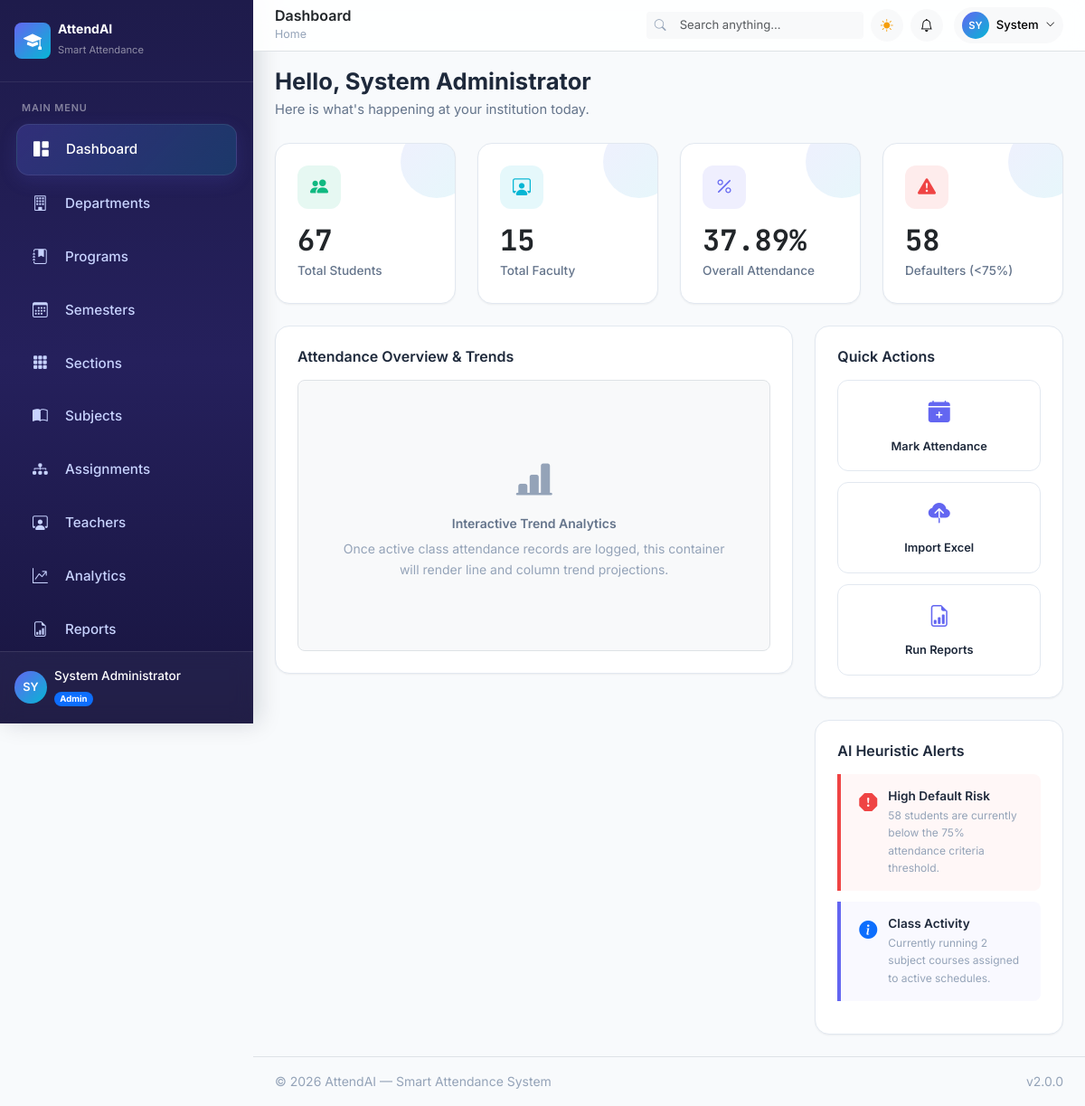
The page /admin/dashboard (signed in) on the database its author committed.
### app/models/user.py (models this page shows, shortened)
class User(UserMixin, db.Model):
    __tablename__ = 'users'
    id = db.Column(db.Integer, primary_key=True)
    email = db.Column(db.String(120), unique=True, nullable=False, index=True)
    password_hash = db.Column(db.String(256), nullable=False)
    full_name = db.Column(db.String(100), nullable=False)
    phone = db.Column(db.String(20), nullable=True)
    avatar = db.Column(db.String(255), nullable=True)
    role = db.Column(db.String(20), nullable=False, default='teacher') # 'admin', 'teacher', 'student'
    is_active = db.Column(db.Boolean, default=True, nullable=False)
    created_at = db.Column(db.DateTime, default=datetime.utcnow, nullable=False)
    last_login = db.Column(db.DateTime, nullable=True)
    theme_preference = db.Column(db.String(10), default='light', nullable=False)

### app/blueprints/admin.py (the view)
@admin_bp.route('/dashboard')
@login_required
@admin_required
def dashboard():
    stats = get_dashboard_stats()
    return render_template('admin/dashboard.html', stats=stats)

### app/templates/admin/dashboard.html (shortened to what this page needs)
{% extends "base.html" %}
{% block content %}
<div class="greeting-section mb-4">
    <h2 class="greeting-text">Hello, {{ current_user.full_name }}</h2>
    <p class="greeting-sub">Here is what's happening at your institution today.</p>
</div>
<div class="row g-4 mb-4">
    <div class="col-md-3">
        <div class="card stat-card success">
            <div class="stat-card-icon">
                <i class="bi bi-people-fill"></i>
            </div>
            <div class="stat-card-value">{{ stats.total_students }}</div>
            <div class="stat-card-label">Total Students</div>
        </div>
    </div>
    <div class="col-md-3">
        <div class="card stat-card info">
            <div class="stat-card-icon">
                <i class="bi bi-person-workspace"></i>
            </div>
            <div class="stat-card-value">{{ stats.total_teachers }}</div>
            <div class="stat-card-label">Total Faculty</div>
        </div>
    </div>
    <div class="col-md-3">
        <div class="card stat-card primary">
            <div class="stat-card-icon">
                <i class="bi bi-percent"></i>
            </div>
            <div class="stat-card-value">{{ stats.overall_attendance_pct }}%</div>
            <div class="stat-card-label">Overall Attendance</div>
        </div>
    </div>
    <div class="col-md-3">
        <div class="card stat-card danger">
            <div class="stat-card-icon">
                <i class="bi bi-exclamation-triangle-fill"></i>
            </div>
            <div class="stat-card-value">{{ stats.total_defaulters }}</div>
            <div class="stat-card-label">Defaulters (&lt;75%)</div>
        </div>
    </div>
</div>
<div class="row g-4">
    <div class="col-lg-8">
        <div class="card p-4 mb-4">
            <h5 class="fw-semibold mb-3">Attendance Overview & Trends</h5>
            <div class="bg-light rounded-3 p-5 text-center border border-dashed" style="min-height:300px; display:flex; flex-direction:column; justify-content:center; align-items:center;">
                <i class="bi bi-bar-chart-line-fill text-muted fs-1 mb-2"></i>
                <h6 class="fw-semibold text-secondary">Interactive Trend Analytics</h6>
                <p class="text-muted small max-width-300">Once active class attendance records are logged, this container will render line and column trend projections.</p>
            </div>
        </div>
    </div>
    <div class="col-lg-4">
        <div class="card p-4 mb-4">
            <h5 class="fw-semibold mb-3">Quick Actions</h5>
            <div class="quick-actions">
                <a href="{{ url_for('attendance.mark') }}" class="quick-action-btn">
                    <i class="bi bi-calendar-plus-fill"></i>
                    <span style="font-size:0.8rem;font-weight:600;">Mark Attendance</span>
                </a>
                <a href="{{ url_for('admin.bulk_import') }}" class="quick-action-btn">
                    <i class="bi bi-cloud-upload-fill"></i>
                    <span style="font-size:0.8rem;font-weight:600;">Import Excel</span>
                </a>
                <a href="{{ url_for('reports.index') }}" class="quick-action-btn">
                    <i class="bi bi-file-earmark-bar-graph"></i>
                    <span style="font-size:0.8rem;font-weight:600;">Run Reports</span>
                </a>
            </div>
        </div>
        <div class="card p-4">
            <h5 class="fw-semibold mb-3">AI Heuristic Alerts</h5>
            <div class="insight-card danger">
                <i class="bi bi-exclamation-octagon-fill text-danger fs-5"></i>
                <div>
                    <h6 class="fw-semibold mb-1" style="font-size:0.85rem;">High Default Risk</h6>
                    <p class="text-muted mb-0" style="font-size:0.75rem;">{{ stats.total_defaulters }} students are currently below the 75% attendance criteria threshold.</p>
                </div>
            </div>
            <div class="insight-card info">
                <i class="bi bi-info-circle-fill text-primary fs-5"></i>
                <div>
                    <h6 class="fw-semibold mb-1" style="font-size:0.85rem;">Class Activity</h6>
                    <p class="text-muted mb-0" style="font-size:0.75rem;">Currently running {{ stats.active_classes }} subject courses assigned to active schedules.</p>
                </div>
            </div>
        </div>
    </div>
</div>
{% endblock %}

### app/templates/components/sidebar.html (shortened to what this page needs)
<aside class="app-sidebar" id="appSidebar">
    <div class="sidebar-brand d-flex align-items-center gap-2 px-3 py-4">
        <div class="brand-icon d-flex align-items-center justify-content-center rounded-3" style="width:40px;height:40px;background:linear-gradient(135deg,#6366f1,#06b6d4);">
            <i class="bi bi-mortarboard-fill text-white fs-5"></i>
        </div>
        <div class="brand-text">
            <h6 class="mb-0 text-white fw-bold">AttendAI</h6>
            <small class="text-white-50" style="font-size:0.7rem;">Smart Attendance</small>
        </div>
    </div>
    <nav class="sidebar-nav flex-grow-1 px-2 py-2">
        <div class="nav-section">
            <span class="nav-section-label text-uppercase text-white-50 px-3 mb-2 d-block" style="font-size:0.65rem;letter-spacing:0.08em;">Main Menu</span>
            {% if current_user.role == 'admin' %}
            <a href="{{ url_for('admin.dashboard') }}" class="sidebar-link {{ 'active' if request.endpoint == 'admin.dashboard' }}">
                <i class="bi bi-grid-1x2-fill"></i><span>Dashboard</span>
            </a>
            <a href="{{ url_for('admin.departments') }}" class="sidebar-link {{ 'active' if request.endpoint == 'admin.departments' }}">
                <i class="bi bi-building"></i><span>Departments</span>
            </a>
            <a href="{{ url_for('admin.programs') }}" class="sidebar-link {{ 'active' if request.endpoint == 'admin.programs' }}">
                <i class="bi bi-journal-bookmark-fill"></i><span>Programs</span>
            </a>
            <a href="{{ url_for('admin.semesters') }}"
                class="sidebar-link {{ 'active' if request.endpoint == 'admin.semesters' }}">
                <i class="bi bi-calendar3"></i>
                <span>Semesters</span>
            </a>
            <a href="{{ url_for('admin.sections') }}"
                class="sidebar-link {{ 'active' if request.endpoint == 'admin.sections' }}">
                <i class="bi bi-grid-3x3-gap-fill"></i>
                <span>Sections</span>
            </a>
            <a href="{{ url_for('admin.subjects') }}" class="sidebar-link {{ 'active' if request.endpoint == 'admin.subjects' }}">
                <i class="bi bi-book-half"></i><span>Subjects</span>
            </a>
            <a href="{{ url_for('admin.assignments') }}"class="sidebar-link {{ 'active' if request.endpoint == 'admin.assignments' }}">
                <i class="bi bi-diagram-3-fill"></i>
                <span>Assignments</span>
            </a>
            <a href="{{ url_for('admin.teachers') }}" class="sidebar-link {{ 'active' if request.endpoint == 'admin.teachers' }}">
                <i class="bi bi-person-workspace"></i><span>Teachers</span>
            </a>
            <a href="{{ url_for('analytics.dashboard') }}" class="sidebar-link {{ 'active' if request.endpoint == 'analytics.dashboard' }}">
                <i class="bi bi-graph-up-arrow"></i><span>Analytics</span>
            </a>
            <a href="{{ url_for('reports.index') }}" class="sidebar-link {{ 'active' if request.endpoint == 'reports.index' }}">
                <i class="bi bi-file-earmark-bar-graph"></i><span>Reports</span>
            </a>
            {% endif %}
        </div>
    </nav>
    <div class="sidebar-user px-3 py-3 border-top border-white border-opacity-10">
        <div class="d-flex align-items-center gap-2">
            <div class="user-avatar d-flex align-items-center justify-content-center rounded-circle flex-shrink-0" style="width:36px;height:36px;background:linear-gradient(135deg,#6366f1,#06b6d4);font-size:0.8rem;font-weight:600;color:#fff;">
                {{ current_user.full_name[:2]|upper if current_user.full_name else 'U' }}
            </div>
            <div class="overflow-hidden">
                <div class="text-white text-truncate fw-medium" style="font-size:0.85rem;">{{ current_user.full_name or 'User' }}</div>
                <span class="badge rounded-pill {% if current_user.role == 'admin' %}bg-primary{% elif current_user.role == 'teacher' %}bg-info{% else %}bg-success{% endif %}" style="font-size:0.6rem;">
                    {{ current_user.role|capitalize }}
                </span>
            </div>
        </div>
    </div>
</aside>

### app/templates/components/navbar.html (shortened to what this page needs)
<header class="app-navbar sticky-top bg-white border-bottom px-4 py-2 d-flex align-items-center justify-content-between" style="z-index:1020;backdrop-filter:blur(12px);background:rgba(255,255,255,0.85)!important;">
    <div class="d-flex align-items-center gap-3">
        <div>
            <h5 class="mb-0 fw-semibold text-dark">{% block page_title %}Dashboard{% endblock %}</h5>
            <nav aria-label="breadcrumb" class="d-none d-md-block">
                <ol class="breadcrumb mb-0" style="font-size:0.78rem;">
                    <li class="breadcrumb-item"><a href="#" class="text-decoration-none text-muted">Home</a></li>
                </ol>
            </nav>
        </div>
    </div>
    <div class="d-flex align-items-center gap-2">
        {% if current_user.role == 'admin' %}
        <div class="input-group input-group-sm d-none d-xl-flex" style="width:240px;">
            <span class="input-group-text bg-light border-end-0 border-light"><i class="bi bi-search text-muted" style="font-size:0.8rem;"></i></span>
            <input type="text" class="form-control form-control-sm bg-light border-start-0 border-light" placeholder="Search anything..." id="globalSearch" style="font-size:0.82rem;">
        </div>
        {% endif %}
        <button class="btn btn-light btn-sm rounded-circle d-flex align-items-center justify-content-center" style="width:36px;height:36px;" onclick="toggleTheme()" id="themeToggleBtn" aria-label="Toggle theme">
            <i class="bi bi-sun-fill text-warning" id="themeIcon"></i>
        </button>
        <div class="dropdown">
            <button class="btn btn-light btn-sm rounded-circle d-flex align-items-center justify-content-center position-relative" style="width:36px;height:36px;" data-bs-toggle="dropdown" data-bs-auto-close="outside" aria-expanded="false" aria-label="Notifications">
                <i class="bi bi-bell"></i>
            </button>
        </div>
        <div class="dropdown ms-1">
            <button class="btn btn-light btn-sm rounded-pill d-flex align-items-center gap-2 px-2 py-1" data-bs-toggle="dropdown" aria-expanded="false">
                <div class="d-flex align-items-center justify-content-center rounded-circle" style="width:30px;height:30px;background:linear-gradient(135deg,#6366f1,#06b6d4);font-size:0.7rem;font-weight:600;color:#fff;">
                    {{ current_user.full_name[:2]|upper if current_user.full_name else 'U' }}
                </div>
                <span class="d-none d-md-inline fw-medium" style="font-size:0.82rem;">{{ current_user.full_name.split(' ')[0] if current_user.full_name else 'User' }}</span>
                <i class="bi bi-chevron-down" style="font-size:0.65rem;"></i>
            </button>
        </div>
    </div>
</header>

### rows shown on the page
User: full_name "SY", full_name "System Administrator", role "Admin", full_name "System"

### other values the page prints
{{ stats.total_students }} "67"
{{ stats.total_teachers }} "15"
{{ stats.overall_attendance_pct }} "37.89"
{{ stats.total_defaulters }} "58"
{{ stats.active_classes }} "2"
